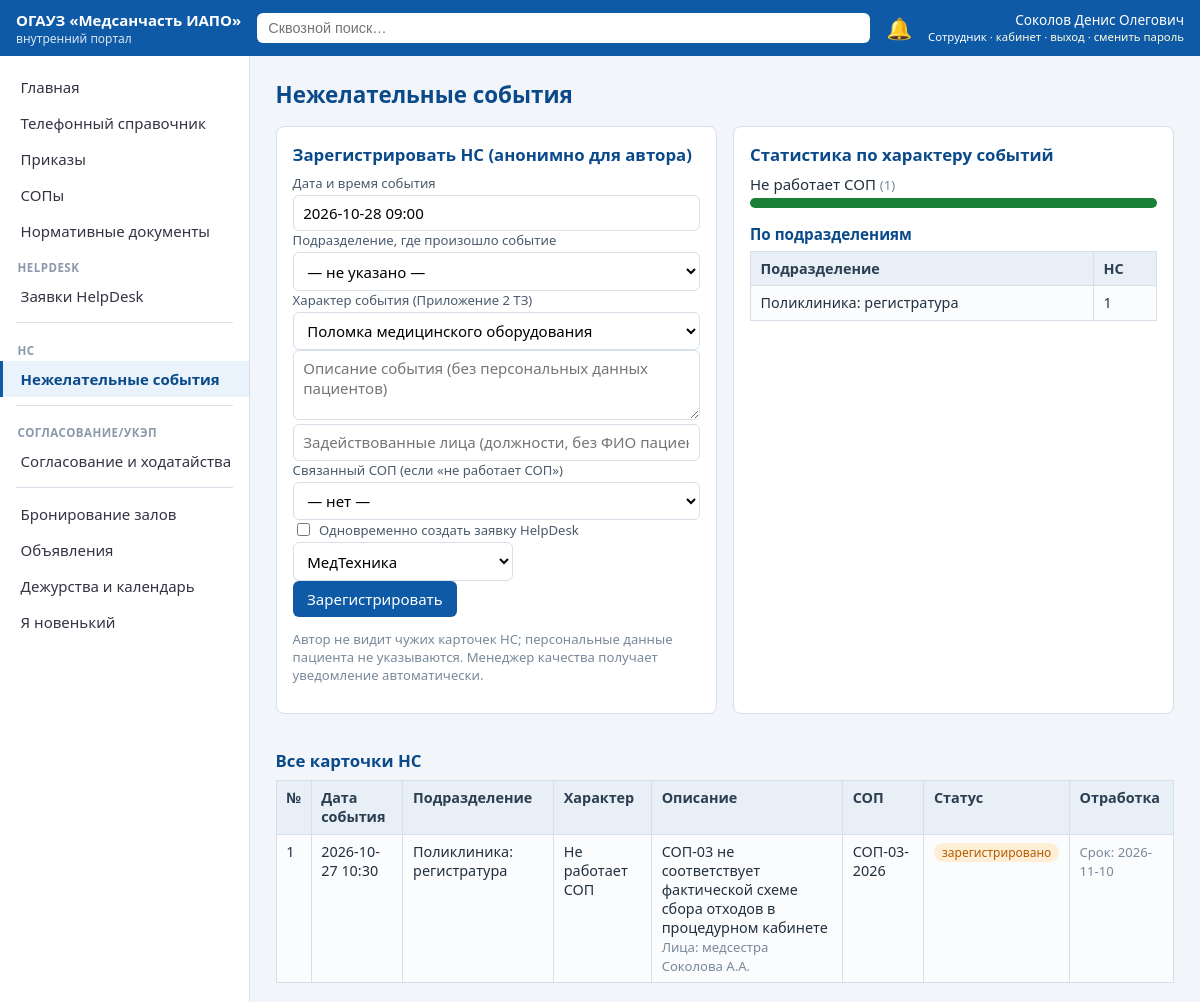
The app's page /ns (signed in) with its own data.
### tables this page shows
CREATE TABLE users(
  id INTEGER PRIMARY KEY, fio TEXT, dept_id INTEGER REFERENCES departments(id),
  position TEXT, email TEXT, role_key TEXT REFERENCES roles(key),
  username TEXT UNIQUE, pw_hash TEXT, salt TEXT, must_change_pw INTEGER DEFAULT 0,
  active INTEGER DEFAULT 1, birth_month_day TEXT);

CREATE TABLE ns_event(
  id INTEGER PRIMARY KEY, event_date TEXT, dept_id INTEGER REFERENCES departments(id),
  character TEXT, description TEXT, persons TEXT, sop_id INTEGER REFERENCES sop(id),
  author_id INTEGER REFERENCES users(id), responsible_id INTEGER REFERENCES users(id),
  due_date TEXT, conclusion TEXT, measures TEXT,
  status TEXT DEFAULT 'registered', created_at TEXT, linked_ticket_id INTEGER);

CREATE TABLE departments(id INTEGER PRIMARY KEY, block_id INTEGER REFERENCES blocks(id), name TEXT);

CREATE TABLE sop(id INTEGER PRIMARY KEY, code TEXT, title TEXT, version TEXT,
  effective_date TEXT, mandatory_read INTEGER DEFAULT 1, body TEXT);

### app.py (the view)
@app.get("/ns", response_class=HTMLResponse)
def ns_list(request: Request):
    u = current_user(request)
    if not u:
        return RedirectResponse("/login", status_code=302)
    con = get_db()
    rows = con.execute("""SELECT n.*, d.name dept_name, a.fio author_fio, s.code sop_code FROM ns_event n
                          LEFT JOIN departments d ON d.id=n.dept_id LEFT JOIN users a ON a.id=n.author_id
                          LEFT JOIN sop s ON s.id=n.sop_id ORDER BY n.created_at DESC""").fetchall()
    mine = con.execute("SELECT * FROM ns_event WHERE author_id=? ORDER BY created_at DESC", (u["id"],)).fetchall()
    stats = con.execute("SELECT character, COUNT(*) c FROM ns_event GROUP BY character ORDER BY c DESC").fetchall()
    by_dept = con.execute("""SELECT d.name, COUNT(*) c FROM ns_event n JOIN departments d ON d.id=n.dept_id GROUP BY d.name""").fetchall()
    sops = con.execute("SELECT * FROM sop ORDER BY title").fetchall()
    chars = NS_CHARACTERS; hints = NS_SEGMENT_HINT
    is_quality = u["role_key"] in ("quality", "admin", "chief")
    depts = con.execute("SELECT id,name FROM departments ORDER BY name").fetchall()
    users_q = con.execute("SELECT id,fio FROM users WHERE active=1 ORDER BY fio").fetchall()
    con.close()
    return ctx(request, rows=rows, mine=mine, stats=stats, by_dept=by_dept, sops=sops, chars=chars, hints=hints,
               is_quality=is_quality, depts=depts, all_users=users_q, hd_cats=HD_CATEGORIES, seg_titles=SEG_TITLES,
               statuses={"registered": "зарегистрировано", "processing": "в отработке",
                                                "closed": "закрыто"}, template="ns.html", section="Нежелательные события")

### templates/ns.html (shortened to what this page needs)
{% extends "base.html" %}
{% block body %}
<div class="grid">
  <div class="card">
    <h2 style="margin-top:0">Зарегистрировать НС (анонимно для автора)</h2>
    <form method="post" action="/ns/new">
      <div class="frow"><div style="flex:1"><label>Дата и время события</label>
        <input type="text" name="event_date" value="{{ today }} 09:00" required></div>
      <div style="flex:2"><label>Подразделение, где произошло событие</label>
        <select name="dept_id"><option value="0">— не указано —</option>
        {% for d in depts %}<option value="{{ d['id'] }}">{{ d['name'] }}</option>{% endfor %}</select></div></div>
      <div class="frow"><div style="flex:1"><label>Характер события (Приложение 2 ТЗ)</label>
        <select name="character" id="char" onchange="hintSeg()">
        {% for c in chars %}<option>{{ c }}</option>{% endfor %}</select></div></div>
      <div class="frow"><textarea name="description" placeholder="Описание события (без персональных данных пациентов)" required></textarea></div>
      <div class="frow"><input type="text" name="persons" placeholder="Задействованные лица (должности, без ФИО пациентов)"></div>
      <div class="frow"><div style="flex:1"><label>Связанный СОП (если «не работает СОП»)</label>
        <select name="sop_id"><option value="0">— нет —</option>
        {% for s in sops %}<option value="{{ s['id'] }}">{{ s['code'] }} · {{ s['title'] }}</option>{% endfor %}</select></div></div>
      <div class="frow">
        <label style="display:flex;align-items:center;gap:.4rem;width:auto">
          <input type="checkbox" name="make_ticket" value="yes" style="width:auto"> Одновременно создать заявку HelpDesk</label>
        <select name="ticket_segment" id="seg" style="max-width:220px">
          {% for k, t in seg_titles.items() %}<option value="{{ k }}">{{ t }}</option>{% endfor %}</select></div>
      <button>Зарегистрировать</button>
    </form>
    <p class="muted">Автор не видит чужих карточек НС; персональные данные пациента не указываются. Менеджер качества получает уведомление автоматически.</p>
  </div>
  <div class="card">
    <h2 style="margin-top:0">Статистика по характеру событий</h2>
    {% set total = stats|sum(attribute='c') %}
    {% for s in stats %}
      <p style="margin:.3rem 0">{{ s['character'] }} <span class="muted">({{ s['c'] }})</span></p>
      <div class="bar"><i style="width={{ (100 * s['c'] / total)|round }}%"></i></div>
    {% else %}<p class="muted">Нет зарегистрированных НС.</p>{% endfor %}
    <h3>По подразделениям</h3>
    <table><tr><th>Подразделение</th><th>НС</th></tr>
    {% for b in by_dept %}<tr><td>{{ b['name'] }}</td><td>{{ b['c'] }}</td></tr>{% endfor %}</table>
  </div>
</div>
<h2>Все карточки НС</h2>
<table><tr><th>№</th><th>Дата события</th><th>Подразделение</th><th>Характер</th><th>Описание</th><th>СОП</th><th>Статус</th><th>Отработка</th></tr>
{% for n in rows %}
<tr><td>{{ n['id'] }}</td><td>{{ n['event_date'] }}</td><td>{{ n['dept_name'] or '—' }}</td>
<td>{{ n['character'] }}</td><td>{{ n['description'] }}{% if n['persons'] %}<br><span class="muted">Лица: {{ n['persons'] }}</span>{% endif %}</td>
<td>{{ n['sop_code'] or '—' }}</td>
<td><span class="tag {{ {'registered':'orange','processing':'','closed':'green'}[n['status']] }}">{{ statuses[n['status']] }}</span></td>
<td>{% if n['conclusion'] %}<b>Вывод:</b> {{ n['conclusion'] }}<br>{% endif %}
    {% if n['due_date'] %}<span class="muted">Срок: {{ n['due_date'] }}</span>{% endif %}
    {% if n['linked_ticket_id'] %}<a href="/helpdesk">заявка #{{ n['linked_ticket_id'] }}</a>{% endif %}</td></tr>
{% endfor %}</table>
{% endblock %}

### templates/base.html (shortened to what this page needs)
<!doctype html>
<html lang="ru">
<head>
<link rel="stylesheet" href="/static/style.css">
</head>
<body>
{% if user %}
<header class="topbar">
  <div class="brand"><a href="/" style="color:#fff;text-decoration:none">ОГАУЗ «Медсанчасть&nbsp;ИАПО»</a> <span>внутренний портал</span></div>
  <form action="/search" method="get" class="searchbox">
    <input name="q" placeholder="Сквозной поиск…" value="{{ q or '' }}">
  </form>
  <a class="bell" href="/notifications" title="Уведомления">🔔{% if unread %}<span class="badge">{{ unread }}</span>{% endif %}</a>
  <div class="who">{{ user['fio'] }}<br><small>{{ role_names.get(user['role_key'], user['role_key']) }} · <a href="/dashboard">кабинет</a> · <a href="/logout">выход</a> · <a href="/change-password">сменить пароль</a></small></div>
</header>
<div class="layout">
  <nav class="side" id="side">
    {% set rv = role_vis.get(user['role_key'], []) %}
    {% set ns_ = namespace(group="") %}
    {% for need_role, title, url in menu %}
      {% set allowed = (need_role == "") or ('*' in rv) or (need_role in rv) %}
      {% if allowed %}
        {% if need_role != ns_.group %}
          {% if ns_.group %}<div class="navsep"></div>{% endif %}
          {% set ns_.group = need_role %}
          {% if need_role %}<div class="navgroup">{{ need_role }}</div>{% endif %}
        {% endif %}
        <a href="{{ url }}" class="{{ 'active' if request.url.path == url }}">{{ title }}</a>
      {% endif %}
    {% endfor %}
  </nav>
  <main class="content">
    <h1>{{ section }}</h1>
    {% block body %}{% endblock %}
  </main>
</div>
{% else %}
<main style="padding:2rem">{% block anon %}{% endblock %}</main>
{% endif %}
</body>
</html>

### static/style.css (style rules this page uses)
:root { --c1:#0e5aa7;--c2:#0b4a8a;--bg:#f2f5f9;--line:#d7dfe8;--ok:#1a7f37;--warn:#b35c00;--err:#c0392b }
* { box-sizing:border-box }
body { margin:0;font-family:'Segoe UI',Roboto,Arial,sans-serif;background:var(--bg);color:#22303e;font-size:15px }
a { color:var(--c1);text-decoration:none }
.topbar { display:flex;align-items:center;gap:1rem;background:var(--c1);color:#fff;padding:.6rem 1rem;position:sticky;top:0;z-index:10 }
.topbar a { color:#ffd }
.brand { font-weight:600 }
.brand span { display:block;font-weight:400;font-size:.75rem;opacity:.85 }
.searchbox { flex:1;display:flex }
.searchbox input { width:100%;padding:.45rem .7rem;border-radius:6px;border:0;font-size:.9rem }
.bell { position:relative;font-size:1.3rem;text-decoration:none }
.who { font-size:.85rem;text-align:right;line-height:1.2 }
.layout { display:flex;min-height:calc(100vh - 60px) }
.side { width:250px;background:#fff;border-right:1px solid var(--line);padding:.8rem 0;flex-shrink:0 }
.side a { display:block;padding:.5rem 1.1rem;color:#334;border-left:3px solid transparent }
.side a.active { border-left-color:var(--c1);background:#eaf2fb;color:var(--c2);font-weight:600 }
.content { flex:1;padding:1.2rem 1.6rem;max-width:1200px }
h1 { margin:.2rem 0 1rem;font-size:1.4rem;color:var(--c2) }
h2 { font-size:1.05rem;color:var(--c2);margin:1.2rem 0 .5rem }
table { border-collapse:collapse;width:100%;background:#fff;font-size:.9rem }
th,td { border:1px solid var(--line);padding:.45rem .6rem;text-align:left;vertical-align:top }
th { background:#e8eff7;color:#2c3e50 }
tr:nth-child(even) td { background:#fafcfe }
.card { background:#fff;border:1px solid var(--line);border-radius:8px;padding:1rem;margin-bottom:1rem }
.grid { display:grid;grid-template-columns:repeat(auto-fit,minmax(280px,1fr));gap:1rem }
.tag { display:inline-block;padding:1px 8px;border-radius:10px;font-size:.75rem;background:#e2ecf7;color:var(--c2) }
.tag.orange { background:#ffeed6;color:var(--warn) }
input[type=text],input[type=date],input[type=time],input[type=password],input[type=email],select,textarea { padding:.45rem .6rem;border:1px solid var(--line);border-radius:6px;font:inherit;background:#fff;width:100% }
textarea { min-height:70px }
button,.btn { background:var(--c1);color:#fff;border:0;border-radius:6px;padding:.5rem .9rem;font:inherit;cursor:pointer }
.muted { color:#78899a;font-size:.82rem }
.navgroup { padding:.7rem 1.1rem .2rem;font-size:.72rem;text-transform:uppercase;letter-spacing:.04em;color:#8a99ab;font-weight:600 }
.navsep { border-top:1px solid var(--line);margin:.5rem 1rem }
.bar { height:10px;background:#e3e9f0;border-radius:5px;overflow:hidden;min-width:90px }
.bar i { display:block;height:100%;background:var(--ok) }
h3 { font-size:.95rem;color:var(--c2);margin:1rem 0 .4rem }
label { font-size:.82rem;color:#4a5b6d;display:block;margin-bottom:.2rem }

### records on screen
users: fio "Соколов Денис Олегович", get "Сотрудник"
ns_event: character "Не работает СОП", c "1", {{ (100 * s['c'] / total)|round }} 100.0 (drawn), id "1", event_date "2026-10-27 10:30", name "Поликлиника: регистратура", description "СОП-03 не соответствует фактической схеме сбора отходов в процедурном кабинете", persons "медсестра Соколова А.А.", code "СОП-03-2026", status "зарегистрировано", due_date "2026-11-10"
departments: name "Поликлиника: регистратура", c "1"

### other values on screen
{{ title }} "Главная" "Телефонный справочник" "Приказы" "СОПы" "Нормативные документы" "Заявки HelpDesk" "Нежелательные события" "Согласование и ходатайства" "Бронирование залов" "Объявления" "Дежурства и календарь" "Я новенький"
{{ need_role }} "HELPDESK" "НС" "СОГЛАСОВАНИЕ/УКЭП"
{{ section }} "Нежелательные события"
form field character "Поломка медицинского оборудования"
form field ticket_segment "МедТехника"
